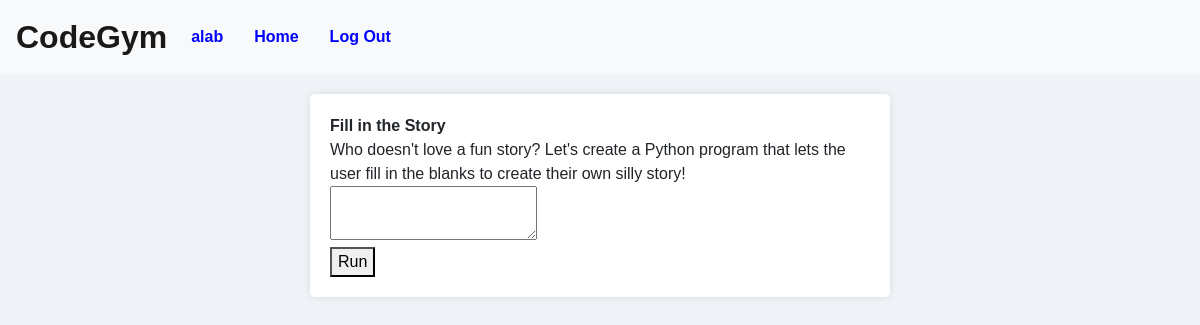
The app's page /exercises/2 (signed in) with its own data.
### CodeGym/models.py (models this page shows)
class User(AbstractUser):
    id = models.AutoField(primary_key=True)

class Exercises(models.Model):
    id = models.AutoField(primary_key=True)
    title = models.CharField(max_length=100)
    description = models.CharField(max_length=1000)
    prompt = models.CharField(max_length=1000)
    example = models.CharField(max_length=1000)

### CodeGym/views.py (the view)
# urls.py: path("exercises/<str:exercise_id>", views.exercise, name="exercise"),
def exercise(request, exercise_id):
    exercises = Exercises.objects.get(pk=exercise_id)
    title = exercises.title
    description = exercises.description
    prompt = exercises.prompt
    example = exercises.example
    context = {
        "title": title,
        "description": description,
        "prompt": prompt,
        "example": example
    }
    return render(request, 'CodeGym/exercise.html', context)

### CodeGym/templates/CodeGym/exercise.html (shortened to what this page needs)
{% extends "CodeGym/layout.html" %}
{% block body %}
<body>
    {% if user.is_authenticated %}
    <div class="description-container">
        <strong>{{ title }}</strong><br>
        {{ description }}<br>
        <form id="coding", method="post">
            <textarea id="console"></textarea><br>
            <button id="runBtn", type="submit">Run</button>
        </form>
    </div>
    {% endif %}
</body>
{% endblock %}

### CodeGym/templates/CodeGym/layout.html (shortened to what this page needs)
{% load static %}
<!DOCTYPE html>
<html lang="en">
    <head>
        <link rel="stylesheet" href="https://stackpath.bootstrapcdn.com/bootstrap/4.4.1/css/bootstrap.min.css">
        <link href="{% static 'CodeGym/styles.css' %}" rel="stylesheet">
    </head>
    <body>
        <nav class="navbar navbar-expand-lg navbar-light bg-light">
            <a class="navbar-brand" href="#">CodeGym</a>
            <div>
              <ul class="navbar-nav mr-auto">
                {% if user.is_authenticated %}
                    <li class="nav-item">
                        <a class="nav-link" href="{% url 'user' %}"><strong>{{ user }}</strong></a>
                    </li>
                {% endif %}
                <li class="nav-item">
                  <a class="nav-link" href="{% url 'index' %}">Home</a>
                </li>
                {% if user.is_authenticated %}
                    <li class="nav-item">
                        <a class="nav-link" href="{% url 'logout' %}">Log Out</a>
                    </li>
                {% endif %}
              </ul>
            </div>
          </nav>
        <div class="body">
            {% block body %}
            {% endblock %}
        </div>
    </body>
</html>

### CodeGym/static/CodeGym/styles.css (style rules this page uses)
body { font-family: 'Arial', sans-serif; background-color: #f0f4f8; }
.navbar { background-color: #3498db; }
.navbar-brand { font-size: 32px; color: blue; font-weight: bold; }
.navbar-nav .nav-item { margin-right: 15px; }
.nav-link { color: blue !important; font-weight: bold; }
.navbar-nav .nav-link { color: blue; }
.body { padding: 20px; }
.description-container { background-color: #ffffff; padding: 20px; border-radius: 5px; box-shadow: 0px 0px 10px rgba(0, 0, 0, 0.1); width: 50%; margin: 0 auto; }

### records on screen
User: username "alab"
Exercises: title "Fill in the Story", description "Who doesn't love a fun story? Let's create a Python program that lets the user fill in the blanks to create their own silly story!"
